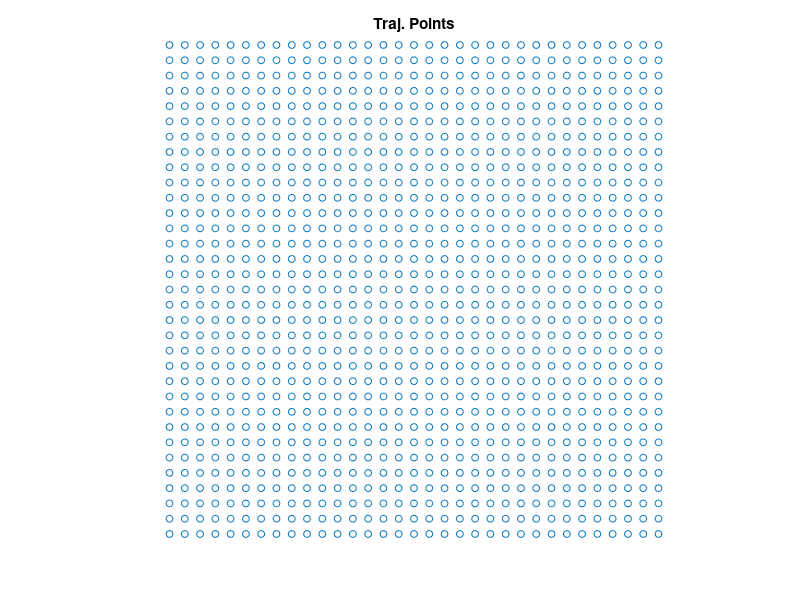

Write MATLAB code to recreate this figure. (Note: this script raises an error after producing the figure.)
function trajectory_tst1()
clear; clear globals;
close all;
addpath('../src/common/');
addpath('../src/semilag/');
global verbose;
global gvfreq;

% RUN PARAMETERS
verbose         = false;
gvfreq          = 1;
ti              = 0.5;
tf              = 0;
xi              = 0;
xf              = 1;

% MAIN SCRIPT
fvel = @func1;

n = 2^5;
x = linspace(xi,xf,n+1);
[xr,yr,zr] = meshgrid(x,x,1);

% PLOT
MS='MarkerSize';
plot(xr(:),yr(:),'o',MS,5); hold on;
axis off; axis equal;
title('Traj. Points');

% exact trajectory
[xe,ye,ze] = trajectory_ode45(xr,yr,zr,fvel,ti,tf);
hold on;
plot(xe(:),ye(:),'rx',MS,8);  

% computed trajectory
tn = 10;
[xc,yc,zc] = trajectory_rk2(xr,yr,zr,fvel,ti,tf,tn);

hold on;
plot(xc(:),yc(:),'gs',MS,8);  axis off; axis equal;

end

function [xt,yt,zt] = func1(t,x,y,z)
    xc = 0.5;
    yc = xc;
    zc = 0;
    [xt,yt,zt] = vel_rot(t,x,y,z,xc,yc,zc);
end